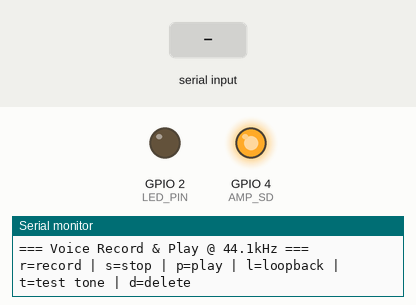
Recording of a sketch running on a simulated ESP32. Shown: output pins drawn as LEDs (lit = HIGH), the last lines printed to the serial monitor. Dashed ring = blinking. The test bench sets the inputs (shaded band). I2S audio is not simulated (input reads silence); storage starts empty.

Above: at 2.2 s.
2.3 s: "r" received over Serial
At 2.51 s:
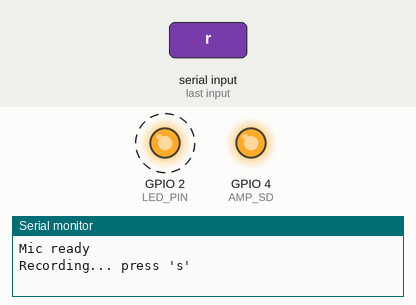
5.3 s: "s" received over Serial
At 6.3 s:
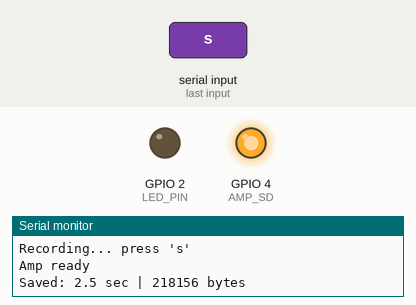
6.8 s: "p" received over Serial
At 7.3 s:
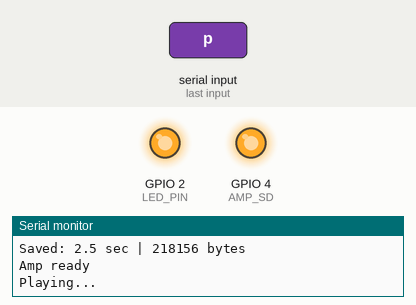
Timing chart, 0 to 10.9 s (numbered marks = the images above; inputs shaded):
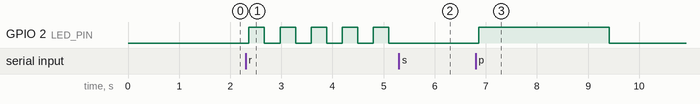

The sketch:

IntegTest.ino
```cpp
#include <driver/i2s.h>
#include <SD.h>
#include <SPI.h>

// ==================== PINS ====================
#define AMP_BCLK    27
#define AMP_LRC     14
#define AMP_DIN     26
#define AMP_SD      4

#define MIC_WS      25
#define MIC_SD      32
#define MIC_SCK     33

#define SD_CS       5
#define LED_PIN     2

// ==================== AUDIO ====================
#define SAMPLE_RATE     44100    // ← CHANGED: 44.1kHz = accurate clock
#define DMA_BUF_COUNT   8
#define DMA_BUF_LEN     64
#define BUFFER_SIZE     512

#define I2S_PORT        I2S_NUM_0

struct WavHeader {
  char riff[4] = {'R','I','F','F'};
  uint32_t fileSize;
  char wave[4] = {'W','A','V','E'};
  char fmt[4] = {'f','m','t',' '};
  uint32_t fmtSize = 16;
  uint16_t audioFormat = 1;
  uint16_t numChannels = 1;
  uint32_t sampleRate = SAMPLE_RATE;
  uint32_t byteRate = SAMPLE_RATE * 2;
  uint16_t blockAlign = 2;
  uint16_t bitsPerSample = 16;
  char data[4] = {'d','a','t','a'};
  uint32_t dataSize;
};

bool isRecording = false, isPlaying = false;
File audioFile;
const char* filename = "/recording.wav";
int32_t micBuf[BUFFER_SIZE];
int16_t ampBuf[BUFFER_SIZE];

void setup() {
  Serial.begin(115200);
  delay(1000);

  pinMode(LED_PIN, OUTPUT);
  digitalWrite(LED_PIN, LOW);
  pinMode(AMP_SD, OUTPUT);
  digitalWrite(AMP_SD, HIGH);

  SPI.begin(18, 19, 23, SD_CS);
  if (!SD.begin(SD_CS)) {
    Serial.println("SD failed!");
    while (1) { digitalWrite(LED_PIN, !digitalRead(LED_PIN)); delay(200); }
  }
  Serial.printf("SD OK | Free heap: %d bytes\n", ESP.getFreeHeap());

  setupAmp();
  Serial.println("\n=== Voice Record & Play @ 44.1kHz ===");
  Serial.println("r=record | s=stop | p=play | l=loopback | t=test tone | d=delete");
}

void i2sUninstall() {
  i2s_driver_uninstall(I2S_PORT);
  delay(50);
}

void setupAmp() {
  i2sUninstall();
  i2s_config_t c = {
    .mode = (i2s_mode_t)(I2S_MODE_MASTER | I2S_MODE_TX),
    .sample_rate = SAMPLE_RATE,
    .bits_per_sample = I2S_BITS_PER_SAMPLE_16BIT,
    .channel_format = I2S_CHANNEL_FMT_ONLY_LEFT,
    .communication_format = I2S_COMM_FORMAT_STAND_I2S,
    .intr_alloc_flags = ESP_INTR_FLAG_LEVEL1,
    .dma_buf_count = DMA_BUF_COUNT,
    .dma_buf_len = DMA_BUF_LEN,
    .use_apll = true,
    .tx_desc_auto_clear = true,
    .fixed_mclk = SAMPLE_RATE * 256  // ← ADD THIS: Lock MCLK to exact rate
  };
  i2s_pin_config_t p = {
    .bck_io_num = AMP_BCLK,
    .ws_io_num = AMP_LRC,
    .data_out_num = AMP_DIN,
    .data_in_num = I2S_PIN_NO_CHANGE
  };
  i2s_driver_install(I2S_PORT, &c, 0, NULL);
  i2s_set_pin(I2S_PORT, &p);
  Serial.println("Amp ready");
}

void setupMic() {
  i2sUninstall();
  i2s_config_t c = {
    .mode = (i2s_mode_t)(I2S_MODE_MASTER | I2S_MODE_RX),
    .sample_rate = SAMPLE_RATE,
    .bits_per_sample = I2S_BITS_PER_SAMPLE_32BIT,
    .channel_format = I2S_CHANNEL_FMT_ONLY_LEFT,
    .communication_format = I2S_COMM_FORMAT_STAND_I2S,
    .intr_alloc_flags = ESP_INTR_FLAG_LEVEL1,
    .dma_buf_count = DMA_BUF_COUNT,
    .dma_buf_len = DMA_BUF_LEN,
    .use_apll = true,
    .tx_desc_auto_clear = false,
    .fixed_mclk = SAMPLE_RATE * 256  // ← ADD THIS: Same MCLK
  };
  i2s_pin_config_t p = {
    .bck_io_num = MIC_SCK,
    .ws_io_num = MIC_WS,
    .data_out_num = I2S_PIN_NO_CHANGE,
    .data_in_num = MIC_SD
  };
  i2s_driver_install(I2S_PORT, &c, 0, NULL);
  i2s_set_pin(I2S_PORT, &p);
  Serial.println("Mic ready");
}

void convert32to16(int32_t *src, int16_t *dst, size_t n) {
  for (size_t i = 0; i < n; i++) {
    int32_t s = src[i] >> 8;
    if (s > 32767) s = 32767;
    if (s < -32768) s = -32768;
    dst[i] = (int16_t)s;
  }
}

void writeWavHeader(File &f, uint32_t dataSize) {
  WavHeader h;
  h.fileSize = 36 + dataSize;
  h.dataSize = dataSize;
  f.write((uint8_t*)&h, sizeof(h));
}

void updateWavHeader(File &f) {
  uint32_t sz = f.size() - 44;
  uint32_t riffSize = 36 + sz;
  f.seek(4);
  f.write((uint8_t*)&riffSize, 4);
  f.seek(40);
  f.write((uint8_t*)&sz, 4);
}

void recordAudio() {
  if (isRecording || isPlaying) return;
  if (SD.exists(filename)) SD.remove(filename);

  audioFile = SD.open(filename, FILE_WRITE);
  if (!audioFile) { Serial.println("File error!"); return; }

  setupMic();
  writeWavHeader(audioFile, 0);
  isRecording = true;
  Serial.println("Recording... press 's'");
  digitalWrite(LED_PIN, HIGH);

  uint32_t totalSamples = 0;
  unsigned long blink = millis();

  while (isRecording) {
    size_t br = 0;
    i2s_read(I2S_PORT, micBuf, sizeof(micBuf), &br, portMAX_DELAY);
    size_t samples = br / 4;
    convert32to16(micBuf, ampBuf, samples);
    audioFile.write((uint8_t*)ampBuf, samples * 2);
    totalSamples += samples;

    if (millis() - blink > 300) {
      digitalWrite(LED_PIN, !digitalRead(LED_PIN));
      blink = millis();
    }
    if (Serial.available() && Serial.read() == 's') isRecording = false;
  }

  updateWavHeader(audioFile);
  audioFile.close();
  setupAmp();
  digitalWrite(LED_PIN, LOW);
  Serial.printf("Saved: %.1f sec | %d bytes\n", (float)totalSamples / SAMPLE_RATE, SD.open(filename).size());
  isRecording = false;
}

void playAudio() {
  if (isRecording || isPlaying) return;
  if (!SD.exists(filename)) { Serial.println("No file!"); return; }

  setupAmp();
  audioFile = SD.open(filename, FILE_READ);
  audioFile.seek(44);
  isPlaying = true;
  Serial.println("Playing...");
  digitalWrite(LED_PIN, HIGH);

  while (isPlaying && audioFile.available()) {
    size_t toRead = min((size_t)sizeof(ampBuf), (size_t)audioFile.available());
    size_t br = audioFile.read((uint8_t*)ampBuf, toRead);
    size_t written = 0;
    i2s_write(I2S_PORT, ampBuf, br, &written, portMAX_DELAY);
    if (Serial.available() && Serial.read() == 's') isPlaying = false;
  }

  i2s_zero_dma_buffer(I2S_PORT);
  audioFile.close();
  digitalWrite(LED_PIN, LOW);
  Serial.println("Done");
  isPlaying = false;
}

void loopbackMode() {
  if (isRecording || isPlaying) return;
  Serial.println("Loopback ON | 's' to stop");
  digitalWrite(LED_PIN, HIGH);

  while (true) {
    setupMic();
    size_t br = 0;
    i2s_read(I2S_PORT, micBuf, sizeof(micBuf), &br, portMAX_DELAY);
    size_t samples = br / 4;
    convert32to16(micBuf, ampBuf, samples);

    for (size_t i = 0; i < samples; i++) if (abs(ampBuf[i]) < 400) ampBuf[i] = 0;

    setupAmp();
    size_t written = 0;
    i2s_write(I2S_PORT, ampBuf, samples * 2, &written, portMAX_DELAY);

    if (Serial.available() && Serial.read() == 's') break;
  }

  i2s_zero_dma_buffer(I2S_PORT);
  setupAmp();
  digitalWrite(LED_PIN, LOW);
  Serial.println("Loopback OFF");
}

void testTone() {
  setupAmp();
  Serial.println("Test tone 3 sec...");
  digitalWrite(LED_PIN, HIGH);

  int16_t buf[128];
  for (int n = 0; n < SAMPLE_RATE * 3; n += 128) {
    for (int i = 0; i < 128; i++) {
      float p = 2.0 * PI * 1000 * (n + i) / (float)SAMPLE_RATE;
      buf[i] = (int16_t)(12000 * sin(p));
    }
    size_t w = 0;
    i2s_write(I2S_PORT, buf, sizeof(buf), &w, portMAX_DELAY);
  }

  i2s_zero_dma_buffer(I2S_PORT);
  digitalWrite(LED_PIN, LOW);
  Serial.println("Tone done");
}

void loop() {
  if (Serial.available()) {
    char c = Serial.read();
    switch (c) {
      case 'r': recordAudio(); break;
      case 'p': playAudio(); break;
      case 'l': loopbackMode(); break;
      case 't': testTone(); break;
      case 'd': SD.remove(filename); Serial.println("Deleted"); break;
      case 's': isRecording = isPlaying = false; Serial.println("Stop"); break;
      default:  Serial.println("r=rec | p=play | l=loop | t=tone | d=del | s=stop"); break;
    }
  }
  delay(10);
}
```

Measured:
- after the input at 2.3 s, GPIO 2 (LED_PIN): alternates HIGH for 0.30 s and LOW for 0.30 s, starting after 0.07 s
- after the input at 5.3 s, GPIO 2 (LED_PIN): stops changing and stays LOW
- after the input at 6.8 s, GPIO 2 (LED_PIN): LOW → HIGH after 0.06 s, → LOW 2.6 s later
